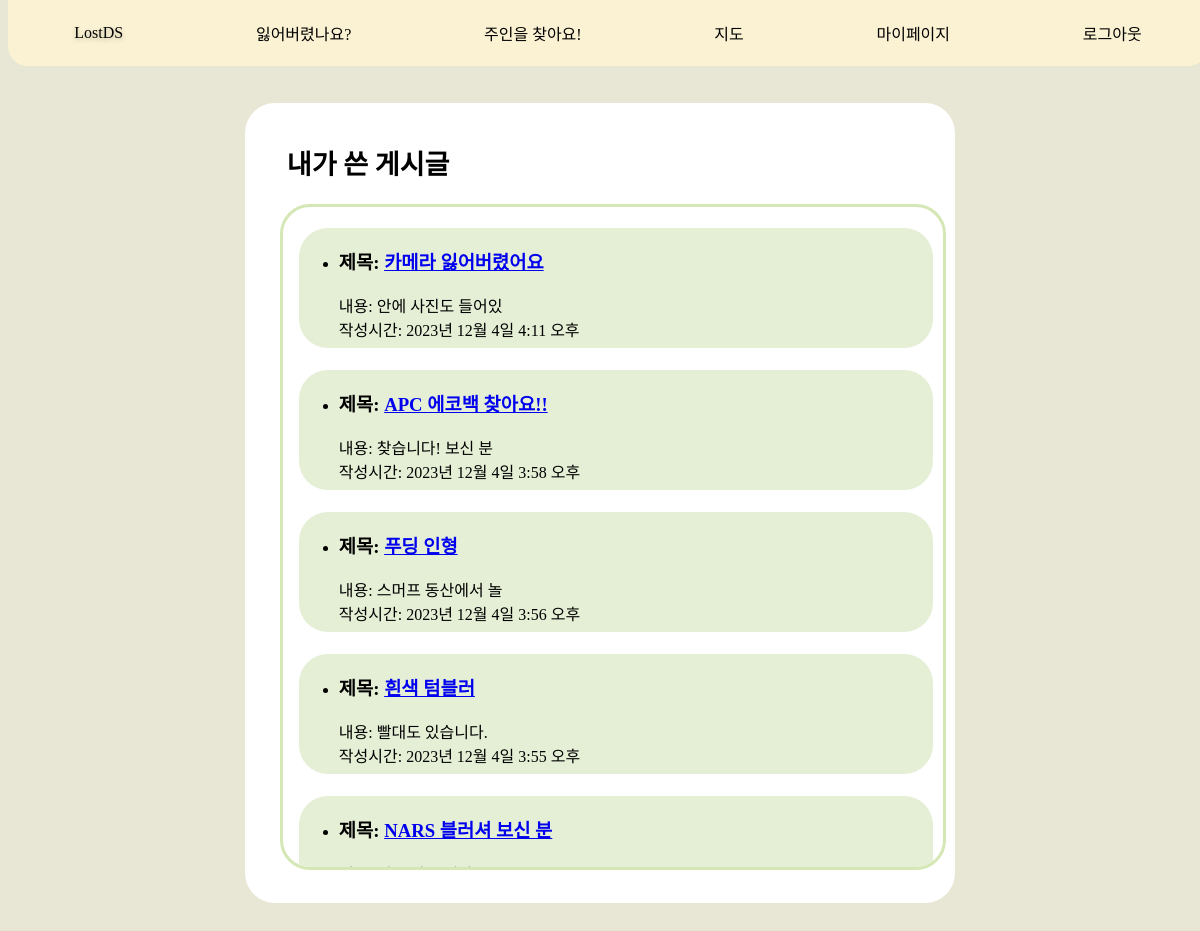
The app's page /mypage/my-post/ (signed in) with its own data.
### message/models.py (models this page shows, shortened)
class AskItem(models.Model):
    title = models.CharField(max_length=30)
    author = models.ForeignKey(settings.AUTH_USER_MODEL, null=True, on_delete=models.SET_NULL)
    place = models.CharField(max_length=15, blank=True, null=True)
    created_at = models.DateTimeField(auto_now_add=True)
    category = models.ForeignKey(Category, null=True, on_delete=models.SET_NULL)
    head_image = models.ImageField(upload_to='message/images/ask/%Y/%m/%d/', blank=True)
    content = models.TextField()

### mypage/views.py (the view)
# urls.py: path("my-post/", mypost_view, name='my-post'),                                  # '내가 쓴 게시글' 눌렀을 때 넘어가는 페이지
def mypost_view(requset):  # 게시글 리스트 페이지
    return render(
        requset,
        'mypage/my-post.html',
    )

### mypage/templates/mypage/my-post.html (shortened to what this page needs)
{% extends 'main/nav.html' %}
{% block content %}
{% load static %}
<html lang="ko">
<head>
    <link rel="stylesheet" href="{% static 'mypage/css/mypost.css' %}" media="screen">
</head>
<body>
<div class="container">
    <div class="post">
        <h2>내가 쓴 게시글</h2>
    </div>
    <div class="post-group">
        {% for post in request.user.askitem_set.all reversed %}
        <div class="post-list">
            <ul>
                <li>
                    <h3>제목: <a href="/message/ask/{{ post.pk }}/">{{ post.title }}</a><br></h3>
                    내용: {{ post.content|slice:"10" }}<br>
                    작성시간: {{ post.created_at }}
                </li>
            </ul>
        </div>
        {% endfor %}
    </div>
</div>
</body>
{% endblock %}

### main/static/main/css/nav.css (style rules this page uses)
body { font-family: 'EASTARJET-Medium'; }

### mypage/static/mypage/css/mypost.css (style rules this page uses)
body { font-family: 'EASTARJET-Medium'; background-color: #E8E6D5; display: flex; justify-content: center; flex-direction: column; }
.container { background-color: white; border-radius: 30px; margin: 0 auto; width: 60%; height: 800px; top: 95px; position: relative; display: block; flex-direction: column; align-items: center; justify-content: center; }
h2 { font-size: 27px; margin-left: 42px; margin-top: 40px; }
.post-group { border-style: solid; border-color: #D4E7B5; border-width: 3px; border-radius: 30px; width: 93%; height: 660px; margin-left: 35px; overflow-y: auto; }
.post-list { background-color: #E5EFD5; margin: 20px 15px; border-style: solid; border-color: #FFFFFF; border-width: 1px; border-radius: 30px; width: 96%; height: 120px; }

### records on screen
AskItem: title "카메라 잃어버렸어요", content "안에 사진도 들어있", created_at "2023년 12월 4일 4:11 오후"
AskItem: title "APC 에코백 찾아요!!", content "찾습니다! 보신 분", created_at "2023년 12월 4일 3:58 오후"
AskItem: title "푸딩 인형", content "스머프 동산에서 놀", created_at "2023년 12월 4일 3:56 오후"
AskItem: title "흰색 텀블러", content "빨대도 있습니다.", created_at "2023년 12월 4일 3:55 오후"
AskItem: title "NARS 블러셔 보신 분"
